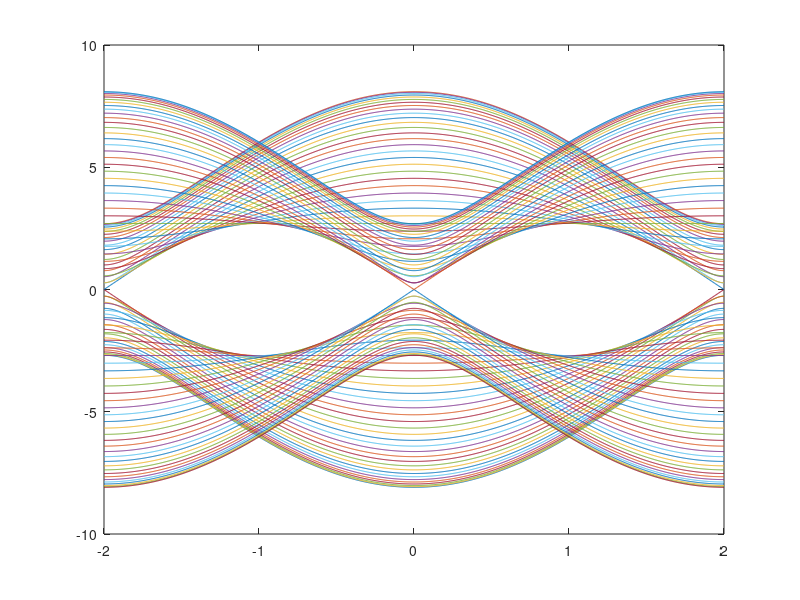

Recreate this plot in MATLAB.
N=53;
p=linspace(1,N,N);
k=linspace(-2,2,1001);
for m=1:N
  B=-2.7*sqrt(1+4*cos(p(m)*pi/(N+1))*cos(p(m)*pi/(N+1))+4*cos(p(m)*pi/(N+1))*cos(k*pi/2));
  plot(k,B,k,-B);
  hold on;
end;
